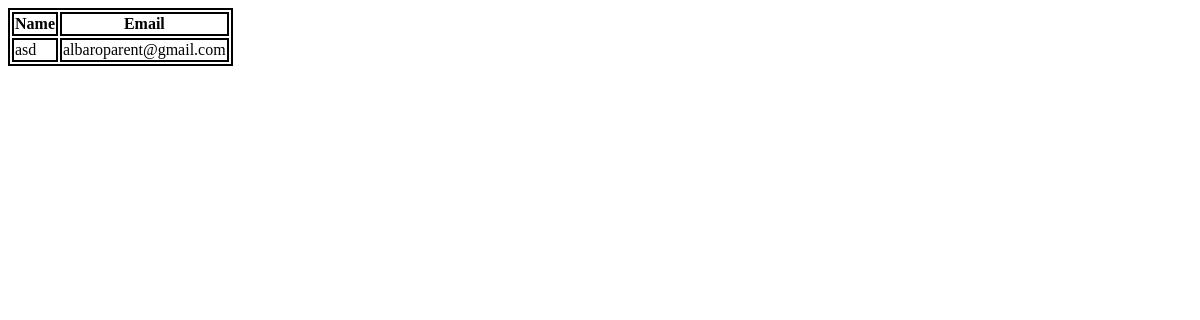
/adminRecord_parents.php, run on an earlier commit of the app's database.
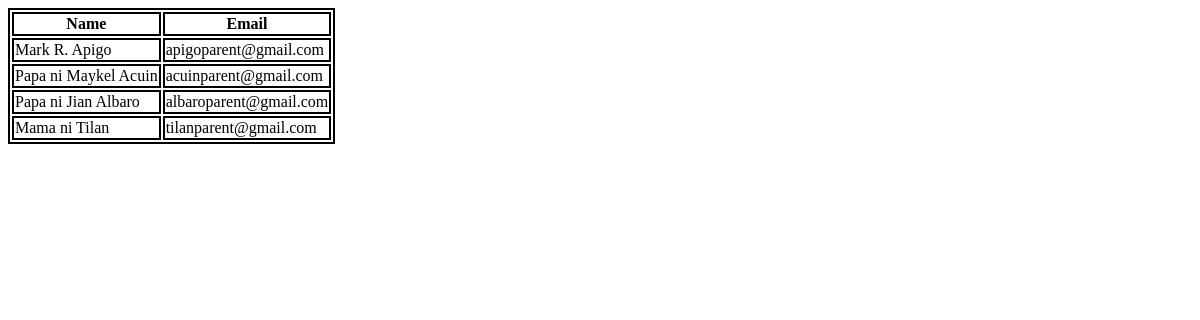
And on a later commit of the database.
### tables this page shows
CREATE TABLE `parent_tbl` (
  `parentid` int(11) NOT NULL,
  `email` varchar(255) NOT NULL,
  `name` varchar(255) NOT NULL,
  `password` varchar(255) NOT NULL
);

### adminRecord_parents.php (the view, shortened to what this page needs)
<?php
include 'includes/session.php';
?>
<div class="container" style="font-family:sans-seriff; width: 100%;">
<link rel="stylesheet" type="text/css" href="cssCodes/recordStudent.css">
  <div>
    <table id="parentRecord_table" class="table table-hover text-center">
      <thead>
        <tr class="table-secondary">
          <th>Name</th>
          <th>Email</th>
      </thead>
      <tbody>
        <?php
        $con = $pdo->open();
        try {
          $stmt1 = $con->prepare("SELECT * FROM parent_tbl");
          $stmt1->execute();
          $rows = $stmt1->fetchAll(PDO::FETCH_ASSOC);
          foreach ($rows as $row) {
            echo "<tr data-id='" . $row['parentid'] . "'>";
            echo "<td>" . $row['name'] . "</td>";
            echo "<td>" . $row['email'] . "</td>";
            echo "</tr>";
        }
      } catch (PDOException $e) {
      }
        ?>
      </tbody>
    </table>
  </div>
</div>

### cssCodes/recordStudent.css (style rules this page uses)
tr, table, td, th { border: 2px solid black; }
table { max-height: 400px; overflow-y: auto; max-width: 100%; width: auto; }

What changed in the data, as far as the page shows it:
removed parent_tbl: name "asd", email "albaroparent@gmail.com"
added parent_tbl: name "Mark R. Apigo", email "apigoparent@gmail.com"
added parent_tbl: name "Papa ni Maykel Acuin", email "acuinparent@gmail.com"
added parent_tbl: name "Papa ni Jian Albaro", email "albaroparent@gmail.com"
added parent_tbl: name "Mama ni Tilan", email "tilanparent@gmail.com"
